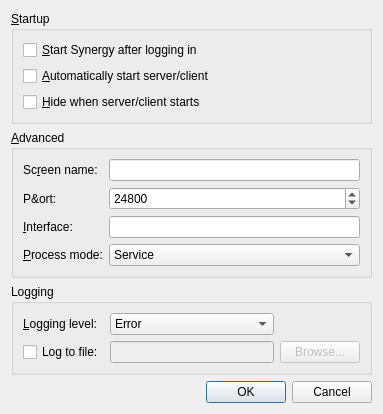
<?xml version="1.0" encoding="UTF-8"?>
<ui version="4.0">
 <class>SettingsDialogBase</class>
 <widget class="QDialog" name="SettingsDialogBase">
  <property name="geometry">
   <rect>
    <x>0</x>
    <y>0</y>
    <width>383</width>
    <height>387</height>
   </rect>
  </property>
  <property name="windowTitle">
   <string>Settings</string>
  </property>
  <layout class="QGridLayout">
   <item row="1" column="0" colspan="2">
    <widget class="QGroupBox" name="m_pGroupAdvanced">
     <property name="title">
      <string>&amp;Advanced</string>
     </property>
     <layout class="QGridLayout">
      <item row="0" column="0">
       <widget class="QLabel" name="m_pLabel_19">
        <property name="text">
         <string>Sc&amp;reen name:</string>
        </property>
        <property name="buddy">
         <cstring>m_pLineEditScreenName</cstring>
        </property>
       </widget>
      </item>
      <item row="0" column="2">
       <widget class="QLineEdit" name="m_pLineEditScreenName">
        <property name="enabled">
         <bool>true</bool>
        </property>
       </widget>
      </item>
      <item row="1" column="0">
       <widget class="QLabel" name="m_pLabel_20">
        <property name="text">
         <string>P&amp;ort:</string>
        </property>
       </widget>
      </item>
      <item row="2" column="0">
       <widget class="QLabel" name="m_pLabel_21">
        <property name="text">
         <string>&amp;Interface:</string>
        </property>
        <property name="buddy">
         <cstring>m_pLineEditInterface</cstring>
        </property>
       </widget>
      </item>
      <item row="2" column="2">
       <widget class="QLineEdit" name="m_pLineEditInterface">
        <property name="enabled">
         <bool>true</bool>
        </property>
       </widget>
      </item>
      <item row="1" column="2">
       <widget class="QSpinBox" name="m_pSpinBoxPort">
        <property name="enabled">
         <bool>true</bool>
        </property>
        <property name="sizePolicy">
         <sizepolicy hsizetype="MinimumExpanding" vsizetype="Fixed">
          <horstretch>0</horstretch>
          <verstretch>0</verstretch>
         </sizepolicy>
        </property>
        <property name="maximum">
         <number>65535</number>
        </property>
        <property name="value">
         <number>24800</number>
        </property>
       </widget>
      </item>
      <item row="3" column="0">
       <widget class="QLabel" name="m_pLabel_22">
        <property name="text">
         <string>&amp;Process mode:</string>
        </property>
        <property name="buddy">
         <cstring>m_pLineEditInterface</cstring>
        </property>
       </widget>
      </item>
      <item row="3" column="2">
       <widget class="QComboBox" name="m_pComboProcessMode">
        <item>
         <property name="text">
          <string>Service</string>
         </property>
        </item>
        <item>
         <property name="text">
          <string>Desktop (legacy)</string>
         </property>
        </item>
       </widget>
      </item>
     </layout>
    </widget>
   </item>
   <item row="6" column="0" colspan="2">
    <widget class="QDialogButtonBox" name="buttonBox">
     <property name="orientation">
      <enum>Qt::Horizontal</enum>
     </property>
     <property name="standardButtons">
      <set>QDialogButtonBox::Cancel|QDialogButtonBox::Ok</set>
     </property>
    </widget>
   </item>
   <item row="3" column="0" rowspan="2" colspan="2">
    <widget class="QGroupBox" name="m_pGroupLog">
     <property name="title">
      <string>Logging</string>
     </property>
     <layout class="QGridLayout" name="gridLayout">
      <item row="0" column="0">
       <widget class="QLabel" name="m_pLabel_3">
        <property name="text">
         <string>&amp;Logging level:</string>
        </property>
        <property name="buddy">
         <cstring>m_pComboLogLevel</cstring>
        </property>
       </widget>
      </item>
      <item row="1" column="0">
       <widget class="QCheckBox" name="m_pCheckBoxLogToFile">
        <property name="text">
         <string>Log to file:</string>
        </property>
       </widget>
      </item>
      <item row="1" column="1">
       <widget class="QLineEdit" name="m_pLineEditLogFilename">
        <property name="enabled">
         <bool>false</bool>
        </property>
       </widget>
      </item>
      <item row="1" column="2">
       <widget class="QPushButton" name="m_pButtonBrowseLog">
        <property name="enabled">
         <bool>false</bool>
        </property>
        <property name="text">
         <string>Browse...</string>
        </property>
       </widget>
      </item>
      <item row="0" column="1">
       <widget class="QComboBox" name="m_pComboLogLevel">
        <item>
         <property name="text">
          <string>Error</string>
         </property>
        </item>
        <item>
         <property name="text">
          <string>Warning</string>
         </property>
        </item>
        <item>
         <property name="text">
          <string>Note</string>
         </property>
        </item>
        <item>
         <property name="text">
          <string>Info</string>
         </property>
        </item>
        <item>
         <property name="text">
          <string>Debug</string>
         </property>
        </item>
        <item>
         <property name="text">
          <string>Debug1</string>
         </property>
        </item>
        <item>
         <property name="text">
          <string>Debug2</string>
         </property>
        </item>
       </widget>
      </item>
     </layout>
    </widget>
   </item>
   <item row="0" column="0" colspan="2">
    <widget class="QGroupBox" name="m_pGroupStart">
     <property name="title">
      <string>&amp;Startup</string>
     </property>
     <layout class="QVBoxLayout">
      <item>
       <widget class="QCheckBox" name="m_pCheckBoxAutoStart">
        <property name="text">
         <string>&amp;Start Synergy after logging in</string>
        </property>
       </widget>
      </item>
      <item>
       <widget class="QCheckBox" name="m_pCheckBoxAutoConnect">
        <property name="text">
         <string>&amp;Automatically start server/client</string>
        </property>
       </widget>
      </item>
      <item>
       <widget class="QCheckBox" name="m_pCheckBoxAutoHide">
        <property name="text">
         <string>&amp;Hide when server/client starts</string>
        </property>
       </widget>
      </item>
     </layout>
    </widget>
   </item>
   <item row="5" column="0" colspan="2">
    <spacer name="verticalSpacer">
     <property name="orientation">
      <enum>Qt::Vertical</enum>
     </property>
     <property name="sizeHint" stdset="0">
      <size>
       <width>20</width>
       <height>40</height>
      </size>
     </property>
    </spacer>
   </item>
  </layout>
 </widget>
 <tabstops>
  <tabstop>m_pLineEditScreenName</tabstop>
  <tabstop>m_pLineEditInterface</tabstop>
  <tabstop>m_pCheckBoxAutoConnect</tabstop>
  <tabstop>m_pComboLogLevel</tabstop>
  <tabstop>m_pCheckBoxLogToFile</tabstop>
  <tabstop>m_pLineEditLogFilename</tabstop>
  <tabstop>m_pButtonBrowseLog</tabstop>
  <tabstop>buttonBox</tabstop>
 </tabstops>
 <resources/>
 <connections>
  <connection>
   <sender>buttonBox</sender>
   <signal>accepted()</signal>
   <receiver>SettingsDialogBase</receiver>
   <slot>accept()</slot>
   <hints>
    <hint type="sourcelabel">
     <x>266</x>
     <y>340</y>
    </hint>
    <hint type="destinationlabel">
     <x>157</x>
     <y>274</y>
    </hint>
   </hints>
  </connection>
  <connection>
   <sender>buttonBox</sender>
   <signal>rejected()</signal>
   <receiver>SettingsDialogBase</receiver>
   <slot>reject()</slot>
   <hints>
    <hint type="sourcelabel">
     <x>334</x>
     <y>340</y>
    </hint>
    <hint type="destinationlabel">
     <x>286</x>
     <y>274</y>
    </hint>
   </hints>
  </connection>
 </connections>
</ui>
